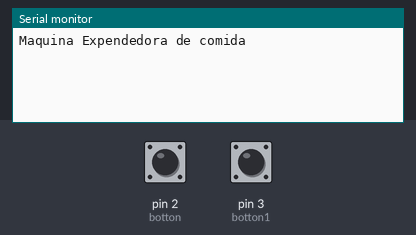
This sketch was run on a simulated Arduino Uno, built with avr-gcc and run on an emulated ATmega328P. On the bench: the last lines printed to the serial monitor. The inputs (shaded band) are chosen by the test bench; at power-on: pin 2 (botton) LOW, pin 3 (botton1) LOW.

Above: at 1.2 s.
1.3 s: pin 2 (botton) pulled HIGH for 0.15 s
At 3.0 s:
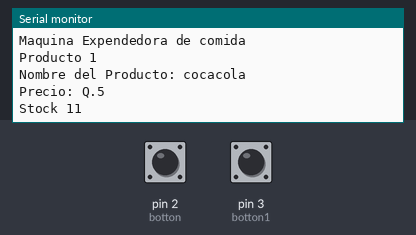
3.3 s: pin 3 (botton1) pulled HIGH for 0.15 s
At 4.8 s:
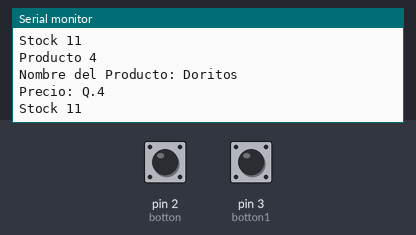
5.3 s: pin 2 (botton) pulled HIGH for 1 s
At 6.9 s:
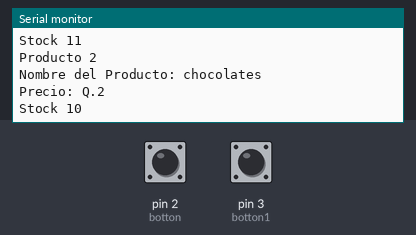
7.8 s: pin 3 (botton1) pulled HIGH for 3.2 s
At 12.4 s:
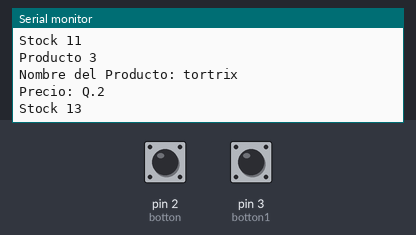
Timing chart, 0 to 13.8 s (numbered marks = the images above; inputs shaded):
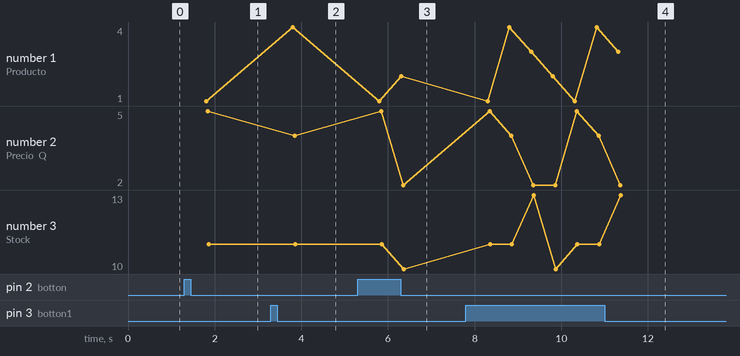

The sketch:

P2.ino
```cpp
/*
   Fundacion Kinal
   Centro educativo tecnico laboral Kinal
   Quinto perito
   Quinto electronica
   Codigo Tecnico:EB5AV
   Curso: Taller de electronica digital y reparacion de computadoras I
   Proyecto: maquina de comida.
   Dev: Kevin Audiel Solano Torres
   Fecha: 31 de marzo
*/

#define botton  2 //boton 1 conectado al pin 2+
#define botton1 3 //boton 2 conecado al pin 3-
struct producto {
  char nombre [20];
  int  stock;
  int precio;
};

int A=0;// para while
int B;
producto producto_1={"cocacola", 11,5};//NOMBRE DEL PRODUCTO,STOCK,PRECIO
producto producto_2={"chocolates", 10,2};//NOMBRE DEL PRODUCTO,STOCK,PRECIO
producto producto_3={"tortrix", 13,2};//NOMBRE DEL PRODUCTO,STOCK,PRECIO
producto producto_4={"Doritos", 11,4};//NOMBRE DEL PRODUCTO,STOCK,PRECIO

void setup() {
 Serial.begin(9600);//INICIO LA COMUNICACION SERIAL A 9600.
 Serial.println("Maquina Expendedora de comida");
 pinMode(2,INPUT);//ENTRADA PIN 2
 pinMode(3,INPUT);// ENTRADA PIN 3

}

void loop() {
if(digitalRead(botton)==HIGH){;
 A = A+1;
 B = 1;
delay(500);
}


if (digitalRead(botton1)==HIGH){;
 A = A-1;
 B = 1;
delay(500);
}

if(A>4){
  A=1;
}

if (A<1)
 A=4;


while (B==1) {

switch(A){

case (1): {
Serial.println("Producto 1");
Serial.print("Nombre del Producto: ");
Serial.println(producto_1.nombre);
Serial.print("Precio: Q.");
Serial.println(producto_1.precio);
Serial.print("Stock ");
Serial.println(producto_1.stock);
Serial.println("");
B= 0;
break;
}
 case (2): {
Serial.println("Producto 2");
Serial.print("Nombre del Producto: ");
Serial.println(producto_2.nombre);
Serial.print("Precio: Q.");
Serial.println(producto_2.precio);
Serial.print("Stock ");
Serial.println(producto_2.stock);
Serial.println("");
B= 0;
break;
}
 case (3): {
Serial.println("Producto 3");
Serial.print("Nombre del Producto: ");
Serial.println(producto_3.nombre);
Serial.print("Precio: Q.");
Serial.println(producto_3.precio);
Serial.print("Stock ");
Serial.println(producto_3.stock);
Serial.println("");
B= 0;
break;
}

 case (4): {
Serial.println("Producto 4");
Serial.print("Nombre del Producto: ");
Serial.println(producto_4.nombre);
Serial.print("Precio: Q.");
Serial.println(producto_4.precio);
Serial.print("Stock ");
Serial.println(producto_4.stock);
Serial.println("");
B= 0;
break;
}


}
}
}
```

Measured:
- after the input at 1.3 s, the serial monitor: prints a new line after 0.50 s (image 1)
- after the input at 3.3 s, the serial monitor: prints a new line after 0.50 s (image 2)
- after the input at 5.3 s, the serial monitor: prints a new line after 0.50 s (image 3)
- after the input at 7.8 s, the serial monitor: prints a new line after 1.0 s (image 4)
- plotted number 1: 1 → 4 after the input at 3.3 s, 4 → 2 after the input at 5.3 s, 2 → 3 after the input at 7.8 s
- plotted number 2: 5 → 4 after the input at 3.3 s, 4 → 2 after the input at 5.3 s
- plotted number 3: 11 → 10 after the input at 5.3 s, 10 → 13 after the input at 7.8 s
